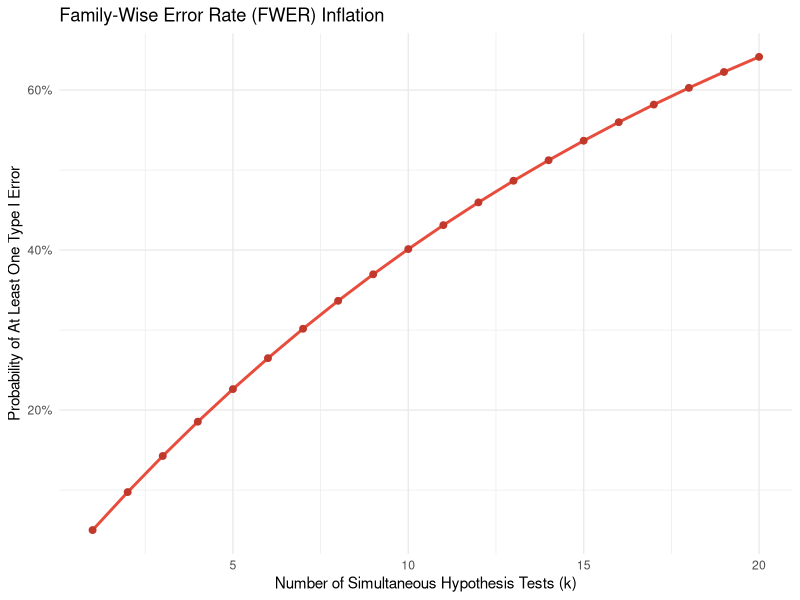
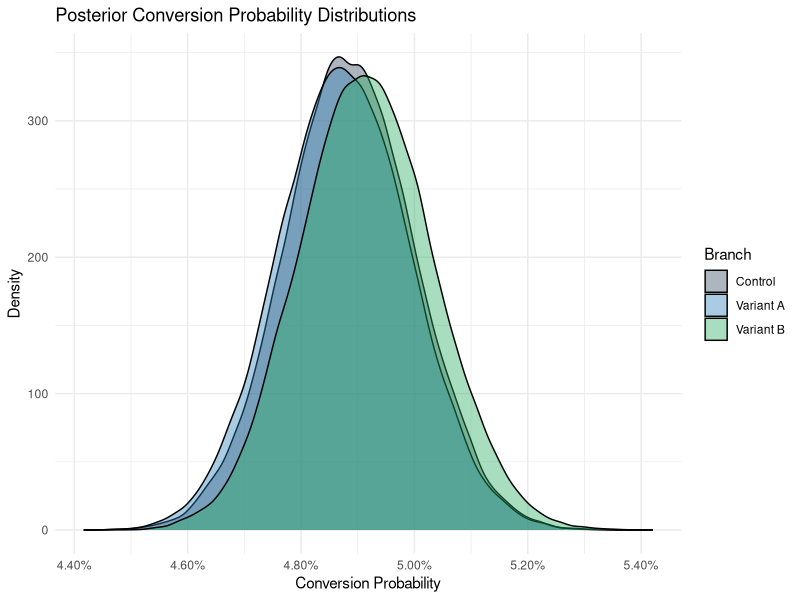
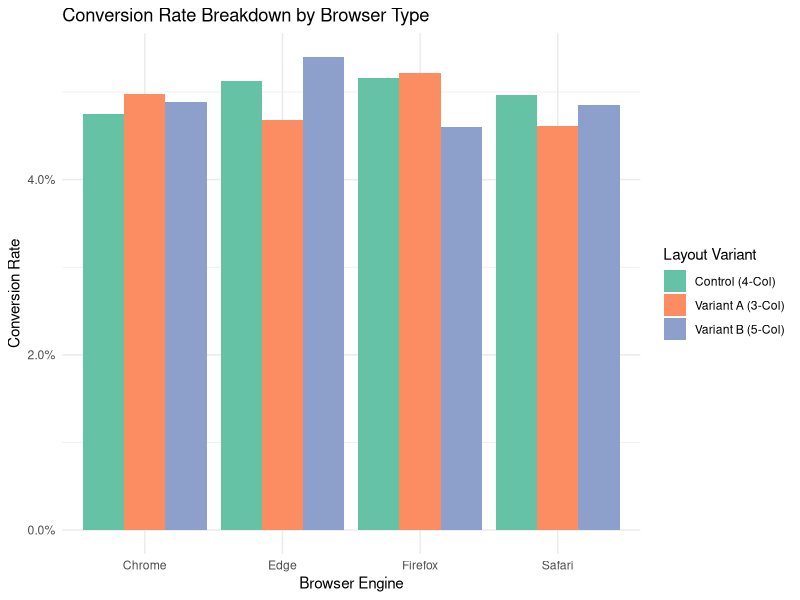

Source code (R) for these figures, in order:
## ---- chunk 1
# Load required packages
require(tidyverse)
require(knitr)
require(kableExtra)
## ---- chunk 2
set.seed(42)

n_sessions <- 100000

# Experiment allocation
variants <- c("Control (4-Col)", "Variant A (3-Col)", "Variant B (5-Col)")
alloc_prob <- c(0.34, 0.33, 0.33)

# Generate synthetic session records
experiment_data <- tibble(
  visitor_id      = sprintf("VIS-%06d", 1:n_sessions),
  period          = sample(1:5, size = n_sessions, replace = TRUE,
                           prob = c(0.2, 0.2, 0.2, 0.2, 0.2)),
  variant         = factor(sample(variants, size = n_sessions, replace = TRUE,
                                  prob = alloc_prob), levels = variants),
  browser         = sample(c("Chrome", "Safari", "Edge", "Firefox"),
                           size = n_sessions, replace = TRUE,
                           prob = c(0.55, 0.25, 0.12, 0.08)),
  screen_category = sample(c("Desktop Wide", "Desktop Standard"),
                           size = n_sessions, replace = TRUE,
                           prob = c(0.6, 0.4)),
  channel         = sample(c("Paid Search", "Organic Search", "Direct", "Paid Social"),
                           size = n_sessions, replace = TRUE,
                           prob = c(0.35, 0.30, 0.20, 0.15))
) %>%
  mutate(
    # True underlying probabilities for synthetic generation
    base_cr = case_when(
      variant == "Control (4-Col)"   ~ 0.0490,
      variant == "Variant A (3-Col)" ~ 0.0495,
      variant == "Variant B (5-Col)" ~ 0.0505
    ),
    converted = rbinom(n_sessions, 1, base_cr),
    # Revenue follows a log-normal distribution for converted visits
    revenue = if_else(
      converted == 1,
      rlnorm(n_sessions, meanlog = log(80), sdlog = 0.5),
      0
    )
  )
## ---- chunk 3
# Preview aggregated metrics
experiment_summary <- experiment_data %>%
  group_by(variant) %>%
  summarize(
    Visitors        = n(),
    Conversions     = sum(converted),
    Conversion_Rate = mean(converted),
    Total_Revenue   = sum(revenue),
    AOV             = sum(revenue) / sum(converted),
    RPV             = sum(revenue) / n(),
    .groups = "drop"
  )

kable(experiment_summary, digits = 4, caption = "Overall Sample KPI Overview") %>%
  kable_styling(bootstrap_options = c("striped", "hover", "condensed"))
## ---- chunk 4
cr_table   <- table(experiment_data$variant, experiment_data$converted)
chisq_res  <- chisq.test(cr_table)
chisq_res
## ---- chunk 5
converted_data <- experiment_data %>%
  filter(converted == 1) %>%
  mutate(log_revenue = log(revenue))

aov_fit <- aov(log_revenue ~ variant, data = converted_data)
summary(aov_fit)
## ---- chunk 6
kruskal.test(revenue ~ variant, data = experiment_data)
## ---- chunk 7
k_tests        <- 1:20
fwer_inflation <- 1 - (1 - 0.05)^k_tests

tibble(Tests = k_tests, FWER = fwer_inflation) %>%
  ggplot(aes(x = Tests, y = FWER)) +
  geom_line(color = "#e74c3c", size = 1) +
  geom_point(color = "#c0392b", size = 2) +
  scale_y_continuous(labels = scales::percent) +
  theme_minimal() +
  labs(
    title = "Family-Wise Error Rate (FWER) Inflation",
    x = "Number of Simultaneous Hypothesis Tests (k)",
    y = "Probability of At Least One Type I Error"
  )
## ---- chunk 8
raw_pvalues <- c(0.012, 0.038, 0.094, 0.150, 0.003, 0.220)

adjusted_table <- tibble(
  Test            = paste("Comparison", 1:length(raw_pvalues)),
  Raw_P           = raw_pvalues,
  Holm_Adjusted   = p.adjust(raw_pvalues, method = "holm"),
  BH_FDR_Adjusted = p.adjust(raw_pvalues, method = "BH")
)

kable(adjusted_table, digits = 4, caption = "Comparison of P-Value Adjustment Methods") %>%
  kable_styling(bootstrap_options = c("striped", "hover"))
## ---- chunk 9
# Prior formulation (weak prior)
alpha_prior <- 50
beta_prior  <- 950

# Sequential Bayesian update
bayesian_cr <- experiment_data %>%
  group_by(variant) %>%
  summarize(
    trials     = n(),
    successes  = sum(converted),
    alpha_post = alpha_prior + successes,
    beta_post  = beta_prior + (trials - successes),
    mean_cr    = alpha_post / (alpha_post + beta_post),
    .groups = "drop"
  )

# Posterior sampling to estimate probability to exceed Control
n_samples <- 50000

draws_control  <- rbeta(n_samples, bayesian_cr$alpha_post[1], bayesian_cr$beta_post[1])
draws_variantA <- rbeta(n_samples, bayesian_cr$alpha_post[2], bayesian_cr$beta_post[2])
draws_variantB <- rbeta(n_samples, bayesian_cr$alpha_post[3], bayesian_cr$beta_post[3])

bayes_results <- tibble(
  Comparison = c("Variant A vs. Control", "Variant B vs. Control"),
  Prob_Beat_Control = c(
    mean(draws_variantA > draws_control),
    mean(draws_variantB > draws_control)
  ),
  Expected_Relative_Lift = c(
    mean((draws_variantA - draws_control) / draws_control),
    mean((draws_variantB - draws_control) / draws_control)
  )
)

kable(bayes_results, digits = 4, caption = "Bayesian Posterior Decision Metrics") %>%
  kable_styling(bootstrap_options = c("striped", "hover"))
## ---- chunk 10
tibble(
  Control     = draws_control,
  `Variant A` = draws_variantA,
  `Variant B` = draws_variantB
) %>%
  pivot_longer(cols = everything(), names_to = "Branch", values_to = "CR_Draw") %>%
  ggplot(aes(x = CR_Draw, fill = Branch)) +
  geom_density(alpha = 0.4) +
  scale_x_continuous(labels = scales::percent_format(accuracy = 0.01)) +
  theme_minimal() +
  scale_fill_manual(values = c("#34495e", "#2980b9", "#27ae60")) +
  labs(
    title = "Posterior Conversion Probability Distributions",
    x = "Conversion Probability",
    y = "Density"
  )
## ---- chunk 11
segment_summary <- experiment_data %>%
  group_by(browser, variant) %>%
  summarize(
    Visitors        = n(),
    Conversion_Rate = mean(converted),
    RPV             = sum(revenue) / n(),
    .groups = "drop"
  )

ggplot(segment_summary, aes(x = browser, y = Conversion_Rate, fill = variant)) +
  geom_bar(stat = "identity", position = "dodge") +
  scale_y_continuous(labels = scales::percent_format(accuracy = 0.1)) +
  theme_minimal() +
  scale_fill_brewer(palette = "Set2") +
  labs(
    title = "Conversion Rate Breakdown by Browser Type",
    x = "Browser Engine",
    y = "Conversion Rate",
    fill = "Layout Variant"
  )
## ---- chunk 12
comparison <- tibble(
  `Feature` = c("Core Output", "Business Decision Metric",
                "Handling Multi-testing", "Sample-Size Sensitivity"),
  `Frequentist Paradigm` = c(
    "P(Data | H0) — p-value, confidence interval",
    "Reject / fail to reject the null hypothesis at alpha = 0.05",
    "Explicit penalty algorithms (Holm, Benjamini-Hochberg)",
    "Fixed horizon required; prone to early-stopping bias"
  ),
  `Bayesian Paradigm` = c(
    "P(Parameter | Data) — posterior probability distribution",
    "Probability a variant outperforms control (e.g., probability of positive lift)",
    "Naturally regularized via prior parameters",
    "Supports continuous sequential evaluation"
  )
)

kable(comparison, caption = "Frequentist vs. Bayesian Paradigms") %>%
  kable_styling(bootstrap_options = c("striped", "hover", "condensed"))
